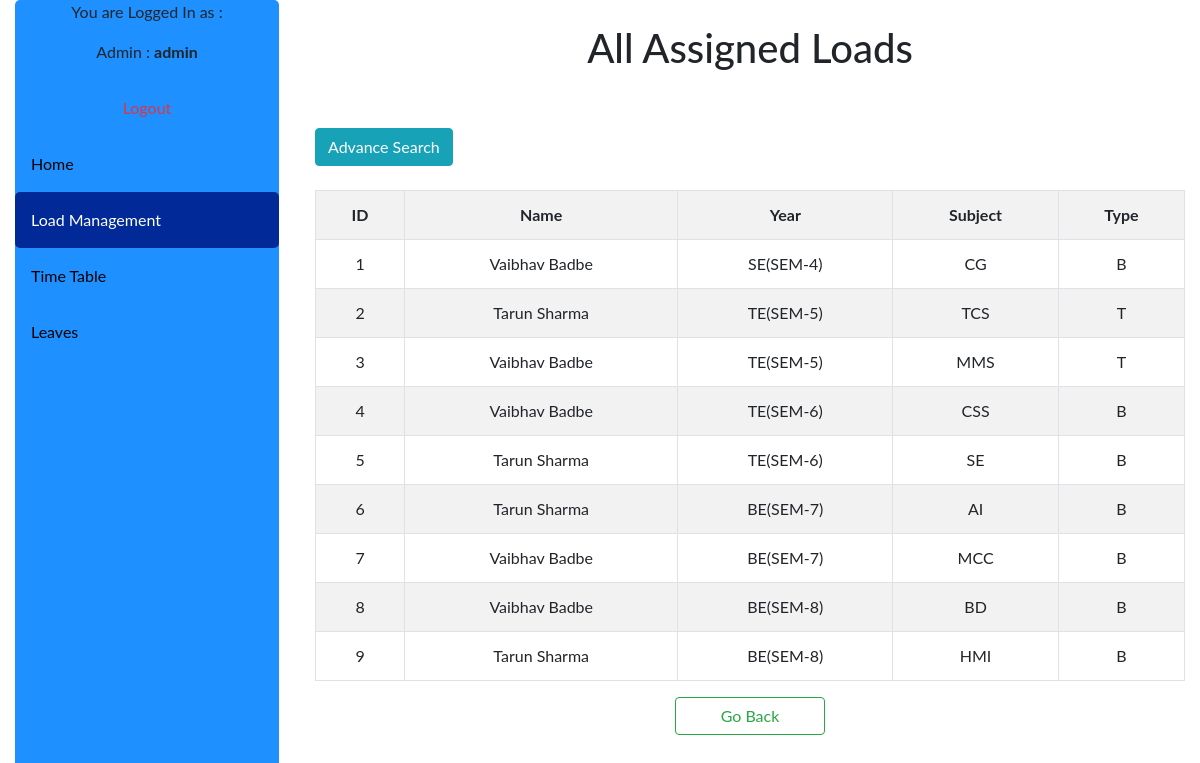
/admin/allload.php (signed in), run on the app's committed database.
### tables this page shows
CREATE TABLE `assign_load` (
  `id` int(255) NOT NULL,
  `assigned_to` varchar(255) NOT NULL,
  `year` varchar(255) NOT NULL,
  `subject` varchar(255) NOT NULL,
  `type` varchar(255) NOT NULL,
  `assigned_date` timestamp NOT NULL DEFAULT current_timestamp() ON UPDATE current_timestamp()
);

CREATE TABLE `year` (
  `y_id` int(255) NOT NULL,
  `year-sem` varchar(255) NOT NULL
);

### admin/allload.php (the view, shortened to what this page needs)
<!DOCTYPE html>
<html>
<head>
    <link rel="stylesheet" href="https://maxcdn.bootstrapcdn.com/bootstrap/4.1.3/css/bootstrap.min.css">
    <link rel="stylesheet" href="https://use.fontawesome.com/releases/v5.6.3/css/all.css">
</head>
<body>
  <div class="container-fluid">
      <div class="row">
      <div class="col-lg-3 col-sm-3" >
      <div class="sidebar">
         <div>
           	<?php  if (isset($_SESSION['username'])) : ?>
           	 <p style="text-align: center">You are Logged In as :</p>
             <p style="text-align: center">Admin : <strong><?php echo $_SESSION['username']; ?></strong></p>
             <a href="../logout.php" class="text-center text-danger">Logout</a>
            <?php endif ?>
         </div>
	        <a href="adminhome.php">Home</a>
          <a class="active" href="assignload.php">Load Management</a>
          <a href="timetable.php">Time Table</a>
          <a href="assignleave.php">Leaves</a>
      </div>
          </div>
        <div class="col-lg-9 col-sm-9">
        <br><h1 class="text-center">All Assigned Loads</h1><br>
        <form method="POST">
          <div style="max-width: 350px">
            <br>
            <button type="button" class="btn btn-info" data-toggle="collapse" data-target="#search_area">Advance Search</button>
          </div><br>
        <table id="loadetails" class="table table-striped table-hover table-bordered text-center">
         <tr class="a">
          <th> ID </th>
          <th> Name </th>
          <th> Year </th>
          <th> Subject </th>
          <th> Type </th>
         </tr>
        <?php
          $db = mysqli_connect("localhost", "root", "", "sllm");
            if(isset($_POST['search'])){
              $year = $_POST['year'];
              $search_sname = $_POST['search_sname'];
              if($year != '' && $search_sname != ''){
                $sql = "SELECT * FROM assign_load INNER JOIN year ON assign_load.year = year.y_id AND assign_load.year = '$year' AND assign_load.assigned_to = '$search_sname'";
              $result = mysqli_query($db, $sql);
              $number = 1;
              while($res = mysqli_fetch_array($result)){
        ?>
          <tr class="a">
            <td><?php echo $number; ?></td>
            <td><?php echo $res['assigned_to']; ?></td>
            <td><?php echo $res['year-sem']; ?></td>
            <td><?php echo $res['subject']; ?></td>
            <td><?php echo $res['type']; ?></td>
          </tr>
        <?php
          $number++;
           }
          }if($year != '' && $search_sname == ''){
                $sql = "SELECT * FROM assign_load INNER JOIN year ON assign_load.year = year.y_id AND assign_load.year = '$year'";
              $result = mysqli_query($db, $sql);
              $number = 1;
              while($res = mysqli_fetch_array($result)){
        ?>
          <tr class="a">
            <td><?php echo $number; ?></td>
            <td><?php echo $res['assigned_to']; ?></td>
            <td><?php echo $res['year-sem']; ?></td>
            <td><?php echo $res['subject']; ?></td>
            <td><?php echo $res['type']; ?></td>
          </tr>
        <?php
          $number++;
           }
          }if($year == '' && $search_sname != ''){
              $sql = "SELECT * FROM assign_load INNER JOIN year ON assign_load.year = year.y_id AND assign_load.assigned_to = '$search_sname'";
              $result = mysqli_query($db, $sql);
              $number = 1;
              while($res = mysqli_fetch_array($result)){
        ?>
          <tr class="a">
            <td><?php echo $number; ?></td>
            <td><?php echo $res['assigned_to']; ?></td>
            <td><?php echo $res['year-sem']; ?></td>
            <td><?php echo $res['subject']; ?></td>
            <td><?php echo $res['type']; ?></td>
          </tr>
        <?php
          $number++;
           }
         }
         }else{
               $sql = "SELECT * FROM assign_load INNER JOIN year ON assign_load.year = year.y_id";
              $result = mysqli_query($db, $sql);
              $number = 1;
              while($res = mysqli_fetch_array($result)){
        ?>
          <tr class="a">
            <td><?php echo $number; ?></td>
            <td><?php echo $res['assigned_to']; ?></td>
            <td><?php echo $res['year-sem']; ?></td>
            <td><?php echo $res['subject']; ?></td>
            <td><?php echo $res['type']; ?></td>
          </tr>
        <?php
          $number++;
           }
         }
        ?>
        </table>
        </form>
        <a href="assignload.php" style="display: block; margin: auto; text-align: center; margin-top: 10px; max-width: 150px" class="btn btn-outline-success" name="assign">Go Back</a>
    </div>
    </div>
    </div>
</body>
</html>

### admin/allload.php (style rules this page uses)
body { margin: 0; font-family: "Lato", sans-serif; }
.sidebar { margin: 0; padding: 0; width: 22%; background-color: dodgerblue; position: fixed; height: 100%; overflow: auto; border-radius: 5px; }
.sidebar a { display: block; color: black; padding: 16px; text-decoration: none; border-radius: 5px; }
.sidebar a.active { background-color: #012998; color: white; border-radius: 5px; }

### data on the page
assign_load: assigned_to "Vaibhav Badbe", year.year-sem "SE(SEM-4)", subject "CG", type "B"
assign_load: assigned_to "Tarun Sharma", year.year-sem "TE(SEM-5)", subject "TCS", type "T"
assign_load: assigned_to "Vaibhav Badbe", year.year-sem "TE(SEM-5)", subject "MMS", type "T"
assign_load: assigned_to "Vaibhav Badbe", year.year-sem "TE(SEM-6)", subject "CSS", type "B"
assign_load: assigned_to "Tarun Sharma", year.year-sem "TE(SEM-6)", subject "SE", type "B"
assign_load: assigned_to "Tarun Sharma", year.year-sem "BE(SEM-7)", subject "AI", type "B"
assign_load: assigned_to "Vaibhav Badbe", year.year-sem "BE(SEM-7)", subject "MCC", type "B"
assign_load: assigned_to "Vaibhav Badbe", year.year-sem "BE(SEM-8)", subject "BD", type "B"
assign_load: assigned_to "Tarun Sharma", year.year-sem "BE(SEM-8)", subject "HMI", type "B"

### other printed values
$_SESSION['username'] "admin"
